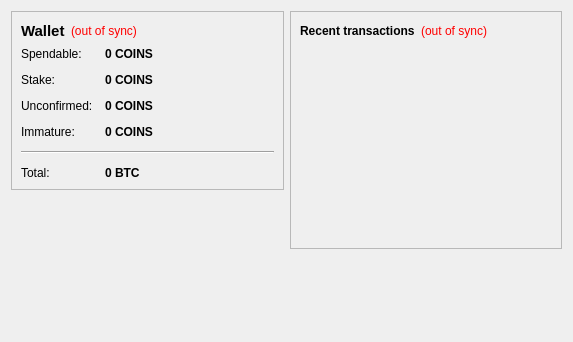
<?xml version="1.0" encoding="UTF-8"?>
<ui version="4.0">
 <class>OverviewPage</class>
 <widget class="QWidget" name="OverviewPage">
  <property name="geometry">
   <rect>
    <x>0</x>
    <y>0</y>
    <width>573</width>
    <height>342</height>
   </rect>
  </property>
  <property name="windowTitle">
   <string>Form</string>
  </property>
  <layout class="QHBoxLayout" name="horizontalLayout" stretch="1,1">
   <item>
    <layout class="QVBoxLayout" name="verticalLayout_2">
     <item>
      <widget class="QFrame" name="frame">
       <property name="frameShape">
        <enum>QFrame::StyledPanel</enum>
       </property>
       <property name="frameShadow">
        <enum>QFrame::Raised</enum>
       </property>
       <layout class="QVBoxLayout" name="verticalLayout_4">
        <item>
         <layout class="QHBoxLayout" name="horizontalLayout_4">
          <item>
           <widget class="QLabel" name="label_5">
            <property name="font">
             <font>
              <pointsize>11</pointsize>
              <weight>75</weight>
              <bold>true</bold>
             </font>
            </property>
            <property name="text">
             <string>Wallet</string>
            </property>
           </widget>
          </item>
          <item>
           <widget class="QLabel" name="labelWalletStatus">
            <property name="toolTip">
             <string>The displayed information may be out of date. Your wallet automatically synchronizes with the BitcoinAge network after a connection is established, but this process has not completed yet.</string>
            </property>
            <property name="styleSheet">
             <string notr="true">QLabel { color: red; }</string>
            </property>
            <property name="text">
             <string notr="true">(out of sync)</string>
            </property>
            <property name="alignment">
             <set>Qt::AlignLeading|Qt::AlignLeft|Qt::AlignVCenter</set>
            </property>
           </widget>
          </item>
          <item>
           <spacer name="horizontalSpacer_2">
            <property name="orientation">
             <enum>Qt::Horizontal</enum>
            </property>
            <property name="sizeHint" stdset="0">
             <size>
              <width>40</width>
              <height>20</height>
             </size>
            </property>
           </spacer>
          </item>
         </layout>
        </item>
        <item>
         <layout class="QFormLayout" name="formLayout_2">
          <property name="fieldGrowthPolicy">
           <enum>QFormLayout::AllNonFixedFieldsGrow</enum>
          </property>
          <property name="horizontalSpacing">
           <number>12</number>
          </property>
          <property name="verticalSpacing">
           <number>12</number>
          </property>
          <item row="0" column="0">
           <widget class="QLabel" name="label">
            <property name="text">
             <string>Spendable:</string>
            </property>
           </widget>
          </item>
          <item row="0" column="1">
           <widget class="QLabel" name="labelBalance">
            <property name="font">
             <font>
              <weight>75</weight>
              <bold>true</bold>
             </font>
            </property>
            <property name="cursor">
             <cursorShape>IBeamCursor</cursorShape>
            </property>
            <property name="toolTip">
             <string>Your current spendable balance</string>
            </property>
            <property name="text">
             <string notr="true">0 COINS</string>
            </property>
            <property name="textInteractionFlags">
             <set>Qt::LinksAccessibleByMouse|Qt::TextSelectableByKeyboard|Qt::TextSelectableByMouse</set>
            </property>
           </widget>
          </item>
          <item row="1" column="0">
           <widget class="QLabel" name="label_6">
            <property name="text">
             <string>Stake:</string>
            </property>
           </widget>
          </item>
          <item row="1" column="1">
           <widget class="QLabel" name="labelStake">
            <property name="font">
             <font>
              <weight>75</weight>
              <bold>true</bold>
             </font>
            </property>
            <property name="cursor">
             <cursorShape>IBeamCursor</cursorShape>
            </property>
            <property name="toolTip">
             <string>Total of coins that was staked, and do not yet count toward the current balance</string>
            </property>
            <property name="text">
             <string notr="true">0 COINS</string>
            </property>
            <property name="textInteractionFlags">
             <set>Qt::LinksAccessibleByMouse|Qt::TextSelectableByKeyboard|Qt::TextSelectableByMouse</set>
            </property>
           </widget>
          </item>
          <item row="2" column="0">
           <widget class="QLabel" name="label_3">
            <property name="text">
             <string>Unconfirmed:</string>
            </property>
           </widget>
          </item>
          <item row="2" column="1">
           <widget class="QLabel" name="labelUnconfirmed">
            <property name="font">
             <font>
              <weight>75</weight>
              <bold>true</bold>
             </font>
            </property>
            <property name="cursor">
             <cursorShape>IBeamCursor</cursorShape>
            </property>
            <property name="toolTip">
             <string>Total of transactions that have yet to be confirmed, and do not yet count toward the current balance</string>
            </property>
            <property name="text">
             <string notr="true">0 COINS</string>
            </property>
            <property name="textInteractionFlags">
             <set>Qt::LinksAccessibleByMouse|Qt::TextSelectableByKeyboard|Qt::TextSelectableByMouse</set>
            </property>
           </widget>
          </item>
          <item row="3" column="0">
           <widget class="QLabel" name="labelImmatureText">
            <property name="text">
             <string>Immature:</string>
            </property>
           </widget>
          </item>
          <item row="3" column="1">
           <widget class="QLabel" name="labelImmature">
            <property name="font">
             <font>
              <weight>75</weight>
              <bold>true</bold>
             </font>
            </property>
            <property name="toolTip">
             <string>Mined balance that has not yet matured</string>
            </property>
            <property name="text">
             <string notr="true">0 COINS</string>
            </property>
            <property name="textInteractionFlags">
             <set>Qt::LinksAccessibleByMouse|Qt::TextSelectableByKeyboard|Qt::TextSelectableByMouse</set>
            </property>
           </widget>
          </item>
          <item row="4" column="0" colspan="2">
           <widget class="Line" name="line">
            <property name="orientation">
             <enum>Qt::Horizontal</enum>
            </property>
           </widget>
          </item>
          <item row="5" column="0">
           <widget class="QLabel" name="labelTotalText">
            <property name="text">
             <string>Total:</string>
            </property>
           </widget>
          </item>
          <item row="5" column="1">
           <widget class="QLabel" name="labelTotal">
            <property name="font">
             <font>
              <weight>75</weight>
              <bold>true</bold>
             </font>
            </property>
            <property name="cursor">
             <cursorShape>IBeamCursor</cursorShape>
            </property>
            <property name="toolTip">
             <string>Your current total balance</string>
            </property>
            <property name="text">
             <string notr="true">0 BTC</string>
            </property>
            <property name="textInteractionFlags">
             <set>Qt::LinksAccessibleByMouse|Qt::TextSelectableByKeyboard|Qt::TextSelectableByMouse</set>
            </property>
           </widget>
          </item>
         </layout>
        </item>
       </layout>
      </widget>
     </item>
     <item>
      <spacer name="verticalSpacer">
       <property name="orientation">
        <enum>Qt::Vertical</enum>
       </property>
       <property name="sizeHint" stdset="0">
        <size>
         <width>20</width>
         <height>40</height>
        </size>
       </property>
      </spacer>
     </item>
    </layout>
   </item>
   <item>
    <layout class="QVBoxLayout" name="verticalLayout_3">
     <item>
      <widget class="QFrame" name="frame_2">
       <property name="frameShape">
        <enum>QFrame::StyledPanel</enum>
       </property>
       <property name="frameShadow">
        <enum>QFrame::Raised</enum>
       </property>
       <layout class="QVBoxLayout" name="verticalLayout">
        <item>
         <layout class="QHBoxLayout" name="horizontalLayout_2">
          <item>
           <widget class="QLabel" name="label_4">
            <property name="text">
             <string>&lt;b&gt;Recent transactions&lt;/b&gt;</string>
            </property>
           </widget>
          </item>
          <item>
           <widget class="QLabel" name="labelTransactionsStatus">
            <property name="toolTip">
             <string>The displayed information may be out of date. Your wallet automatically synchronizes with the BitcoinAge network after a connection is established, but this process has not completed yet.</string>
            </property>
            <property name="styleSheet">
             <string notr="true">QLabel { color: red; }</string>
            </property>
            <property name="text">
             <string notr="true">(out of sync)</string>
            </property>
            <property name="alignment">
             <set>Qt::AlignRight|Qt::AlignTrailing|Qt::AlignVCenter</set>
            </property>
           </widget>
          </item>
          <item>
           <spacer name="horizontalSpacer">
            <property name="orientation">
             <enum>Qt::Horizontal</enum>
            </property>
            <property name="sizeHint" stdset="0">
             <size>
              <width>40</width>
              <height>20</height>
             </size>
            </property>
           </spacer>
          </item>
         </layout>
        </item>
        <item>
         <widget class="QListView" name="listTransactions">
          <property name="styleSheet">
           <string notr="true">QListView { background: transparent; }</string>
          </property>
          <property name="frameShape">
           <enum>QFrame::NoFrame</enum>
          </property>
          <property name="verticalScrollBarPolicy">
           <enum>Qt::ScrollBarAlwaysOff</enum>
          </property>
          <property name="horizontalScrollBarPolicy">
           <enum>Qt::ScrollBarAlwaysOff</enum>
          </property>
          <property name="selectionMode">
           <enum>QAbstractItemView::NoSelection</enum>
          </property>
         </widget>
        </item>
       </layout>
      </widget>
     </item>
     <item>
      <spacer name="verticalSpacer_2">
       <property name="orientation">
        <enum>Qt::Vertical</enum>
       </property>
       <property name="sizeHint" stdset="0">
        <size>
         <width>20</width>
         <height>40</height>
        </size>
       </property>
      </spacer>
     </item>
    </layout>
   </item>
  </layout>
 </widget>
 <resources/>
 <connections/>
</ui>
